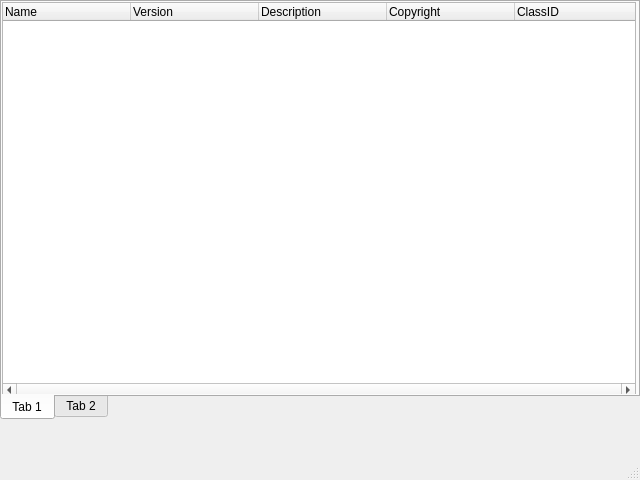
<?xml version="1.0" encoding="UTF-8"?>
<ui version="4.0">
 <class>MainWindow</class>
 <widget class="QMainWindow" name="MainWindow">
  <property name="geometry">
   <rect>
    <x>0</x>
    <y>0</y>
    <width>640</width>
    <height>480</height>
   </rect>
  </property>
  <property name="windowTitle">
   <string>CubeMelon</string>
  </property>
  <widget class="QWidget" name="centralWidget">
   <widget class="QTabWidget" name="tabWidget">
    <property name="geometry">
     <rect>
      <x>0</x>
      <y>0</y>
      <width>640</width>
      <height>420</height>
     </rect>
    </property>
    <property name="tabPosition">
     <enum>QTabWidget::South</enum>
    </property>
    <property name="tabShape">
     <enum>QTabWidget::Rounded</enum>
    </property>
    <property name="currentIndex">
     <number>0</number>
    </property>
    <widget class="QWidget" name="tab">
     <attribute name="title">
      <string>Tab 1</string>
     </attribute>
     <widget class="QTreeWidget" name="treeWidget">
      <property name="geometry">
       <rect>
        <x>0</x>
        <y>0</y>
        <width>634</width>
        <height>396</height>
       </rect>
      </property>
      <property name="sizePolicy">
       <sizepolicy hsizetype="Expanding" vsizetype="Expanding">
        <horstretch>0</horstretch>
        <verstretch>0</verstretch>
       </sizepolicy>
      </property>
      <property name="horizontalScrollBarPolicy">
       <enum>Qt::ScrollBarAlwaysOn</enum>
      </property>
      <property name="editTriggers">
       <set>QAbstractItemView::NoEditTriggers</set>
      </property>
      <property name="showDropIndicator" stdset="0">
       <bool>false</bool>
      </property>
      <property name="alternatingRowColors">
       <bool>false</bool>
      </property>
      <property name="columnCount">
       <number>5</number>
      </property>
      <attribute name="headerVisible">
       <bool>true</bool>
      </attribute>
      <attribute name="headerCascadingSectionResizes">
       <bool>false</bool>
      </attribute>
      <attribute name="headerDefaultSectionSize">
       <number>128</number>
      </attribute>
      <attribute name="headerMinimumSectionSize">
       <number>16</number>
      </attribute>
      <column>
       <property name="text">
        <string>Name</string>
       </property>
      </column>
      <column>
       <property name="text">
        <string>Version</string>
       </property>
      </column>
      <column>
       <property name="text">
        <string>Description</string>
       </property>
      </column>
      <column>
       <property name="text">
        <string>Copyright</string>
       </property>
      </column>
      <column>
       <property name="text">
        <string>ClassID</string>
       </property>
      </column>
     </widget>
    </widget>
    <widget class="QWidget" name="tab_2">
     <attribute name="title">
      <string>Tab 2</string>
     </attribute>
     <widget class="QPlainTextEdit" name="plainTextEdit">
      <property name="enabled">
       <bool>true</bool>
      </property>
      <property name="geometry">
       <rect>
        <x>0</x>
        <y>0</y>
        <width>634</width>
        <height>396</height>
       </rect>
      </property>
      <property name="sizePolicy">
       <sizepolicy hsizetype="Expanding" vsizetype="Expanding">
        <horstretch>0</horstretch>
        <verstretch>0</verstretch>
       </sizepolicy>
      </property>
      <property name="font">
       <font>
        <family>MeiryoKe_Console</family>
        <pointsize>8</pointsize>
       </font>
      </property>
      <property name="lineWidth">
       <number>1</number>
      </property>
      <property name="midLineWidth">
       <number>0</number>
      </property>
      <property name="undoRedoEnabled">
       <bool>false</bool>
      </property>
      <property name="lineWrapMode">
       <enum>QPlainTextEdit::NoWrap</enum>
      </property>
      <property name="readOnly">
       <bool>true</bool>
      </property>
      <property name="tabStopWidth">
       <number>40</number>
      </property>
     </widget>
    </widget>
   </widget>
  </widget>
  <widget class="QMenuBar" name="menuBar">
   <property name="geometry">
    <rect>
     <x>0</x>
     <y>0</y>
     <width>640</width>
     <height>24</height>
    </rect>
   </property>
  </widget>
  <widget class="QStatusBar" name="statusBar"/>
 </widget>
 <layoutdefault spacing="6" margin="11"/>
 <resources/>
 <connections/>
</ui>
